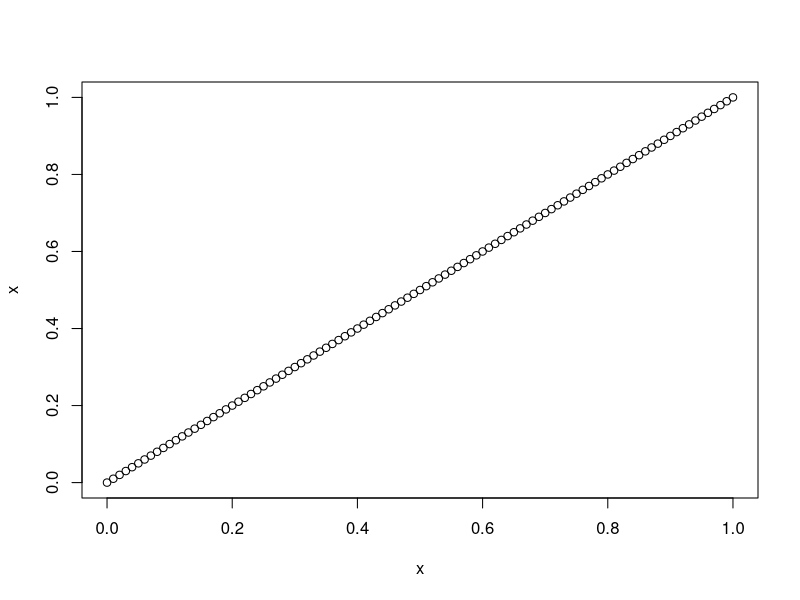
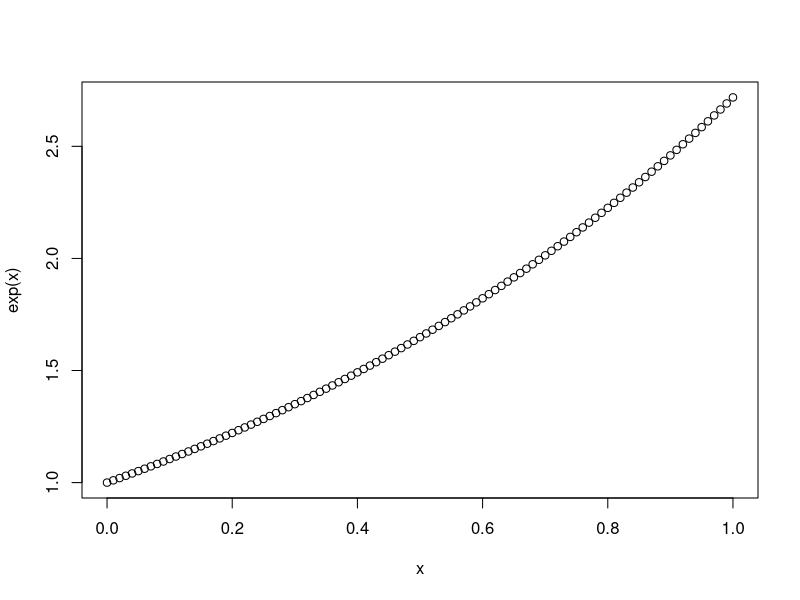
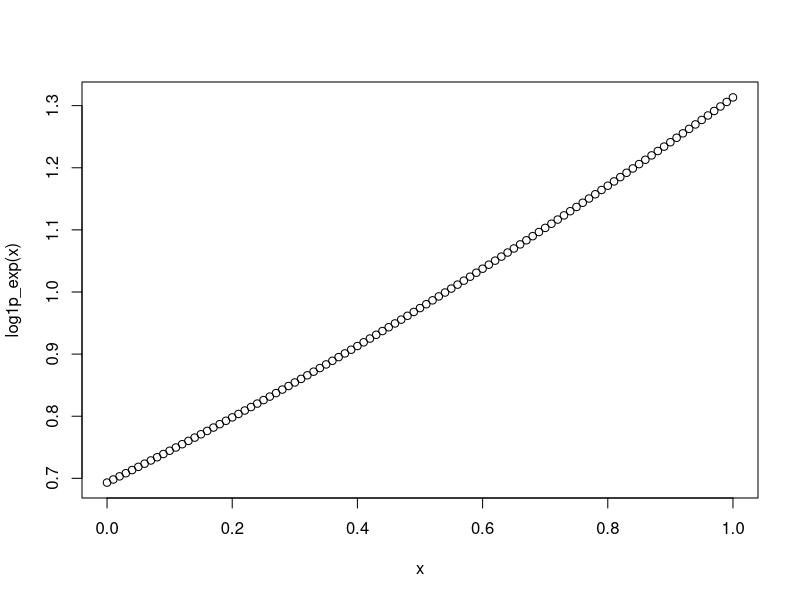
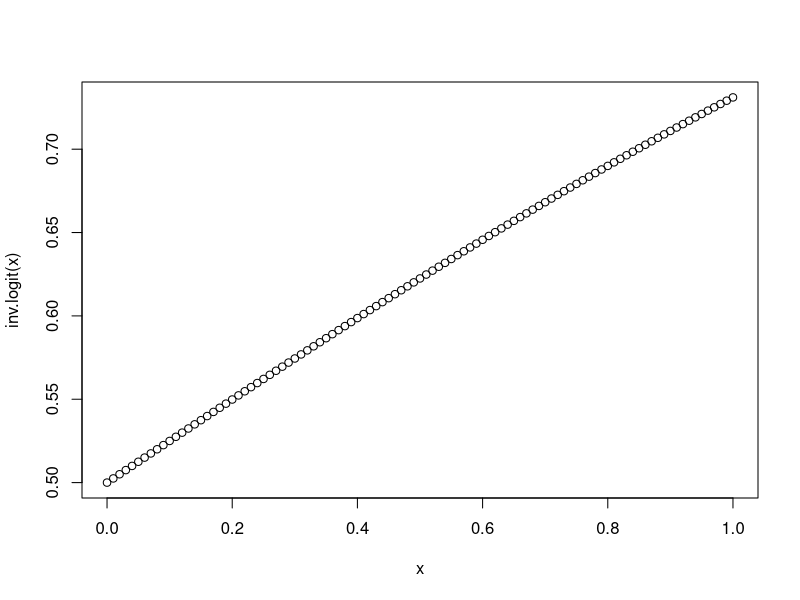
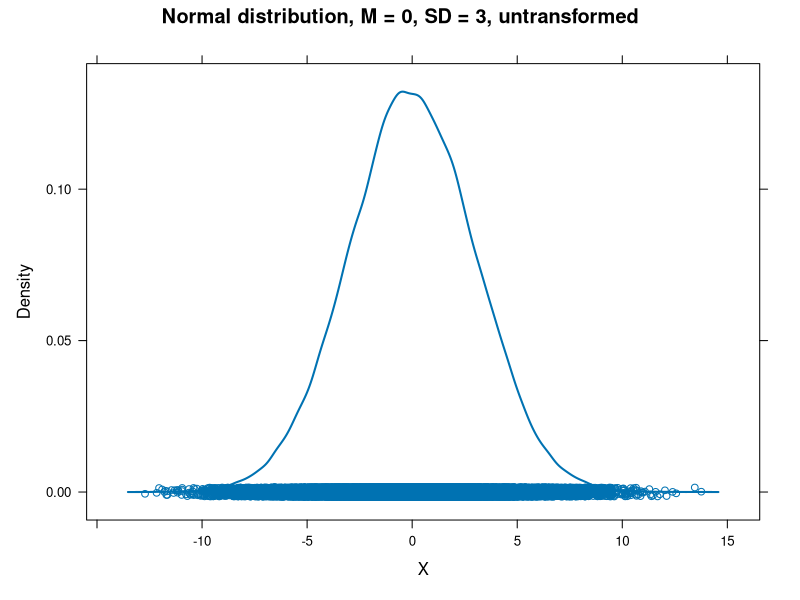
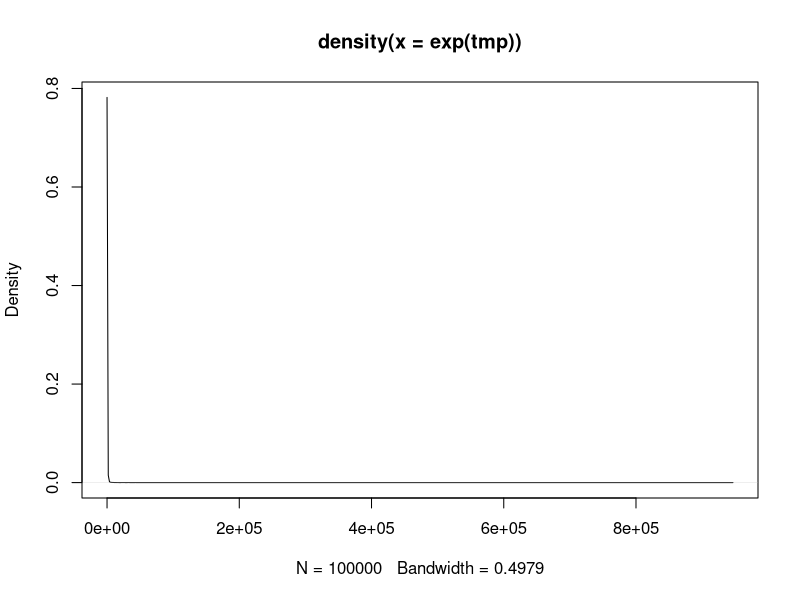
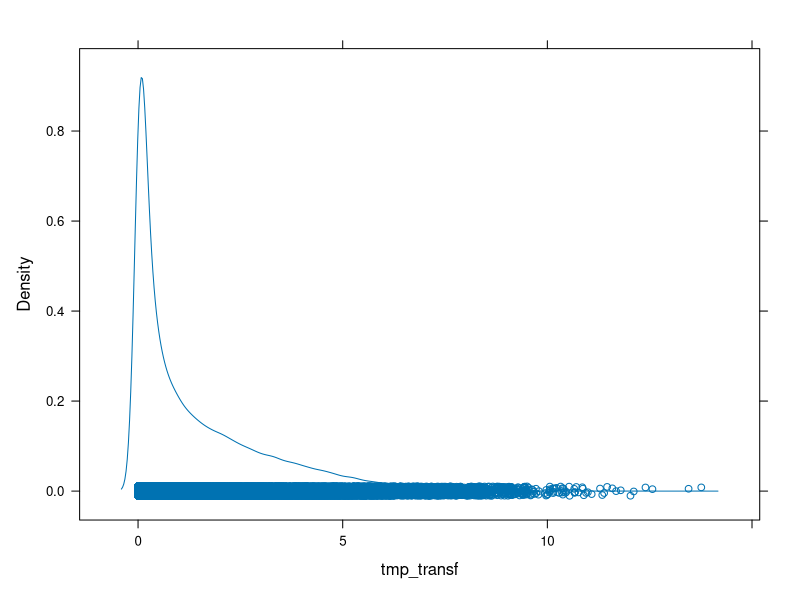
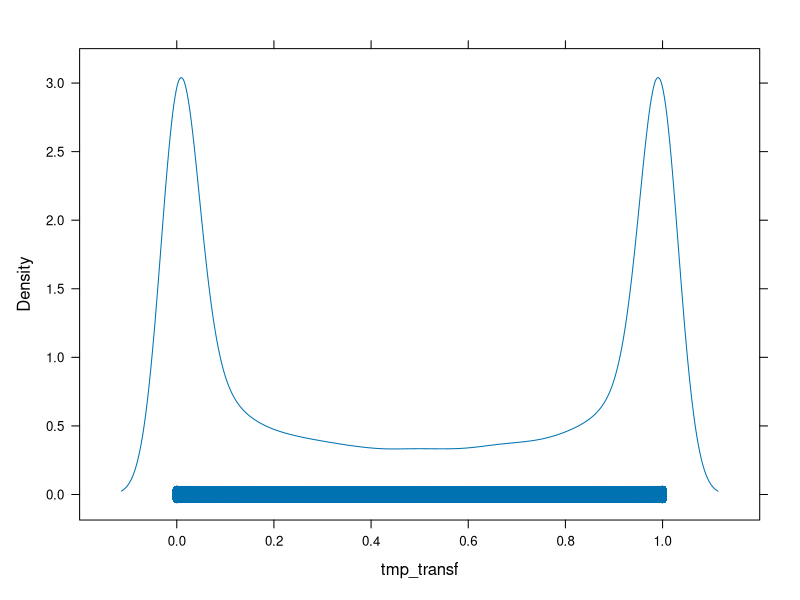

These figures' R source, in order: (Note: this script raises an error after producing the figures.)
#!/usr/bin/env Rscript
# ======================================================================================================== #
# simulate_priors.R
# Generate normal distributions, transform, plot.
# Johannes Algermissen, 2023.

rm(list = ls())

## Load libraries:

library(lattice)
library(boot)

plotdir <- "<insert root dir here>"
if(!dir.exists(plotdir)){dir.create(plotdir)}

# ======================================================================================================= #
#### Functions: ####

# Phi_approx = pnorm

log1p_exp <- function(x){
  return(log(1+exp(x)))
}

# ======================================================================================================= #
#### Plot input vs. output after transformation: ####

# Define input space:
x <- seq(-10, 10, 0.01)
x <- seq(-1, 1, 0.01)
x <- seq(0, 1, 0.01)

## Linear and exponential transformations:
plot(x, x) # linaer
plot(x, exp(x)) # exponential
plot(x, log1p_exp(x)) # 1pexp
plot(x, inv.logit(x)) # inverse logit/ softmax

# ======================================================================================================= #
#### Simulate normal distribution: ####

## Parameters:
nSample <- 100000
nMean <- 0
nSD <- 3

## Simulate:
tmp <- rnorm(nSample, nMean, nSD)

# ======================================================================================================= #
#### Plot standard distribution: ####

png(paste0(plotdir,"density_M", nMean,"_SD", nSD, "_untranformed.png"), width = 480, height = 480)
plot(density(tmp), lwd = 2,
     xlab = "X", main = paste0("Normal distribution, M = ", nMean,", SD = ", nSD,", untransformed"))
dev.off()

densityplot(tmp, lwd = 2,
            xlab="X", main = paste0("Normal distribution, M = ",nMean,", SD = ", nSD,", untransformed"))

# ======================================================================================================= #
#### log1p_exp: ####
# https://mc-stan.org/docs/2_21/functions-reference/composed-functions.html

plot(density(exp(tmp)))

tmp_transf <- log1p_exp(tmp)

png(paste0(plotdir,"density_M",nMean,"_SD",nSD,"_log1p_exp.png"), width = 480, height = 480)
plot(density(tmp_transf), lwd = 2,
     xlab = "X", main = paste0("Normal distribution, M = ",nMean,", SD = ", nSD,", transformed via log1p_exp"))
dev.off()

densityplot(tmp_transf)

# ======================================================================================================= #
#### Phi-approx: ####
# https://mc-stan.org/docs/2_21/functions-reference/Phi-function.html
# https://www.r-bloggers.com/2013/02/normal-distribution-functions/

tmp_transf <- pnorm(tmp)

png(paste0(plotdir,"density_M",nMean,"_SD",nSD,"_phiapprox.png"), width = 480, height = 480)
plot(density(tmp_transf), lwd = 2,
     xlab = "X", main = paste0("Normal distribution, M = ",nMean,", SD = ", nSD,", transformed via Phi_approx (pnorm)"))
dev.off()

densityplot(tmp_transf)

# ======================================================================================================= #
#### inv.logit: ####
# https://mc-stan.org/docs/2_21/functions-reference/link-functions.html

tmp_transf <- inv.logit(tmp)

png(paste0(plotdir,"density_M",nMean,"_SD",nSD,"_invlogit.png"), width = 480, height = 480)
plot(density(tmp_transf), lwd = 2,
     xlab = "X", main = paste0("Normal distribution, M = ",nMean,", SD = ", nSD,", transformed via inv.logit (softmax)"))
dev.off()

densityplot(tmp_transf)

## Control: uniform distribution
plot(density(runif(nSample, 0, 1)))
densityplot(runif(nSample, 0, 1))

# ======================================================================================================= #
# ======================================================================================================= #
# ======================================================================================================= #
# ======================================================================================================= #
#### Non-centered parameterization: ####

plotdir <- "C:/Users/Johannes Algermissen/Documents/AAANijmegen/3_PhD_Hanneke/ActiveSampleBias/RLDDM/RLDDMs_Vanessa/priors_noncentered/"
if(!dir.exists(plotdir)){dir.create(plotdir)}

nSample <- 10000

muMean <- 5
muSD <- 10
sigmaMean <- 0
sigmaSD <- 1

## Simulate:
mu <- rnorm(nSample,muMean,muSD)
sigma <- rnorm(nSample,sigmaMean,sigmaSD)
z <- rnorm(nSample,0,1)

## Check:
plot(density(mu))
plot(density(sigma))
plot(density(z))

# ------------------------------------------------- #
### exp:

param <- mu + z * sigma # exp
png(paste0(plotdir,"density_mu_M",muMean,"_SD",muSD,"_sigma_M",sigmaMean,"_SD",sigmaSD,"_noncentered_untransformed.png"), width = 480, height = 480)
plot(density(param), lwd = 2, 
     xlab = "X", main = paste0("Normal distribution, Mu: M = ",muMean,", SD = ", muSD,", Sigma: M = ",sigmaMean,", SD = ", sigmaSD,",\nnon-centered parameterization, untransformed"))
dev.off()

# ------------------------------------------------- #
### exp:

param <- exp(mu + z * sigma) # exp
png(paste0(plotdir,"density_mu_M",muMean,"_SD",muSD,"_sigma_M",sigmaMean,"_SD",sigmaSD,"_noncentered_exp.png"), width = 480, height = 480)
plot(density(param), lwd = 2, xlim = c(0,1000000000),
     xlab = "X", main = paste0("Normal distribution, Mu: M = ",muMean,", SD = ", muSD,", Sigma: M = ",sigmaMean,", SD = ", sigmaSD,",\nnon-centered parameterization, transformed via exp"))
dev.off()

# ------------------------------------------------- #
### log1p_exp:

param <- log1p_exp(mu + z * sigma) # log1p_exp
png(paste0(plotdir,"density_mu_M",muMean,"_SD",muSD,"_sigma_M",sigmaMean,"_SD",sigmaSD,"_noncentered_log1p_exp.png"), width = 480, height = 480)
plot(density(param), lwd = 2,
     xlab = "X", main = paste0("Normal distribution, Mu: M = ",muMean,", SD = ", muSD,", Sigma: M = ",sigmaMean,", SD = ", sigmaSD,",\nnon-centered parameterization, transformed via log1p_exp"))
dev.off()

# ------------------------------------------------- #
### Phi_approx:

param <- pnorm(mu + z * sigma) # exp
png(paste0(plotdir,"density_mu_M",muMean,"_SD",muSD,"_sigma_M",sigmaMean,"_SD",sigmaSD,"_noncentered_phiapprox.png"), width = 480, height = 480)
plot(density(param), lwd = 2,
     xlab = "X", main = paste0("Normal distribution, Mu: M = ",muMean,", SD = ", muSD,", Sigma: M = ",sigmaMean,", SD = ", sigmaSD,",\nnon-centered parameterization, transformed via Phi_approx (pnorm)"))
dev.off()

# plot(density(inv.logit(rnorm(nSample,0,1))))

# ------------------------------------------------- #
### inv.logit:

param <- inv.logit(mu + z * sigma) # inv.logit
png(paste0(plotdir,"density_mu_M",muMean,"_SD",muSD,"_sigma_M",sigmaMean,"_SD",sigmaSD,"_noncentered_invlogit.png"), width = 480, height = 480)
plot(density(param), lwd = 2,
     xlab = "X", main = paste0("Normal distribution, Mu: M = ",muMean,", SD = ", muSD,", Sigma: M = ",sigmaMean,", SD = ", sigmaSD,",\nnon-centered parameterization, transformed via inv.logit (softmax)"))
dev.off()

# plot(density(inv.logit(rnorm(nSample,0,1))))

# END
